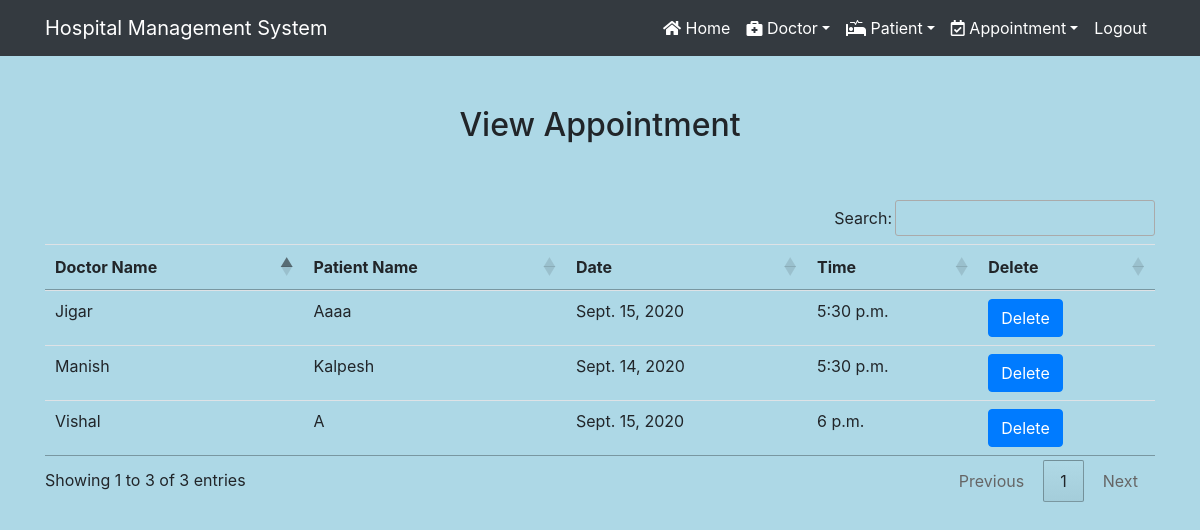
The page /view_appointment/ (signed in) on the database its author committed.
### hospital/models.py (models this page shows, shortened)
class Appointment(models.Model):
    doctor = models.ForeignKey(Doctor, on_delete=models.CASCADE)
    patient = models.ForeignKey(Patient, on_delete=models.CASCADE)
    date1 = models.DateField()
    time1 = models.TimeField()

class Doctor(models.Model):
    name = models.CharField(max_length=50)
    mobile = models.IntegerField()
    special = models.CharField(max_length=50)
    def __str__(self):
        return self.name

class Patient(models.Model):
    name = models.CharField(max_length=50)
    gender = models.CharField(max_length=15)
    mobile = models.IntegerField()
    address = models.CharField(max_length=150)
    def __str__(self):
        return self.name

### hospital/views.py (the view)
# urls.py: path('view_appointment/', View_Appointment, name='view_appointment'),
def View_Appointment(request):
    if not request.user.is_staff:
        return redirect('login')
    appoint = Appointment.objects.all()
    d = {'appoint': appoint}
    return render(request, 'view_appointment.html', d)

### hospital/templates/view_appointment.html
{% extends 'navigationbar.html' %}
{% load static %}
{% block body %}
<div class="container" style="margin-top:50px">
    <h2 class="text-center">View Appointment</h2>
    <br><br>
    <table class="table table-hover" id="example">
        <thead>
        <tr>
            <th>Doctor Name</th>
            <th>Patient Name</th>
            <th>Date</th>
            <th>Time</th>
            <th>Delete</th>
        </tr>
        </thead>
        <tbody>
        {% for i in appoint %}
        <tr>
            <td>{{i.doctor}}</td>
            <td>{{i.patient}}</td>
            <td>{{i.date1}}</td>
            <td>{{i.time1}}</td>
            <td><a href="{% url 'delete_appointment' i.id %}" onclick="return confirm('Are You Sure You Want To Delete ?')" class="btn btn-primary">Delete</a> </td>
        </tr>
        {% endfor %}
        </tbody>
    </table>
</div>
{% endblock %}

### hospital/static/css/mystyle.css (style rules this page uses)
body { background-color:lightblue; }

### rows shown on the page
Appointment: doctor "Manish", patient "Kalpesh", date1 "Sept. 14, 2020", time1 "5:30 p.m."
Appointment: doctor "Vishal", patient "A", date1 "Sept. 15, 2020", time1 "6 p.m."
Appointment: doctor "Jigar", patient "Aaaa", date1 "Sept. 15, 2020", time1 "5:30 p.m."
